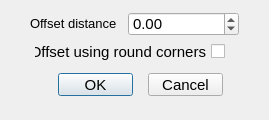
<?xml version="1.0" encoding="UTF-8"?>
<ui version="4.0">
 <class>Offsetd_Dialog</class>
 <widget class="QDialog" name="Offsetd_Dialog">
  <property name="geometry">
   <rect>
    <x>0</x>
    <y>0</y>
    <width>269</width>
    <height>120</height>
   </rect>
  </property>
  <property name="minimumSize">
   <size>
    <width>269</width>
    <height>120</height>
   </size>
  </property>
  <property name="maximumSize">
   <size>
    <width>269</width>
    <height>120</height>
   </size>
  </property>
  <property name="font">
   <font>
    <pointsize>10</pointsize>
   </font>
  </property>
  <property name="windowTitle">
   <string>Offset profile by given distance</string>
  </property>
  <widget class="QLabel" name="label_13">
   <property name="geometry">
    <rect>
     <x>30</x>
     <y>13</y>
     <width>141</width>
     <height>20</height>
    </rect>
   </property>
   <property name="font">
    <font>
     <pointsize>10</pointsize>
    </font>
   </property>
   <property name="text">
    <string>Offset distance</string>
   </property>
   <property name="alignment">
    <set>Qt::AlignLeading|Qt::AlignLeft|Qt::AlignVCenter</set>
   </property>
  </widget>
  <widget class="QCheckBox" name="_101">
   <property name="enabled">
    <bool>true</bool>
   </property>
   <property name="geometry">
    <rect>
     <x>34</x>
     <y>41</y>
     <width>191</width>
     <height>21</height>
    </rect>
   </property>
   <property name="font">
    <font>
     <family>Arial</family>
     <pointsize>11</pointsize>
    </font>
   </property>
   <property name="layoutDirection">
    <enum>Qt::RightToLeft</enum>
   </property>
   <property name="text">
    <string>Offset using round corners</string>
   </property>
   <property name="checkable">
    <bool>true</bool>
   </property>
   <property name="checked">
    <bool>false</bool>
   </property>
   <property name="tristate">
    <bool>false</bool>
   </property>
  </widget>
  <widget class="QPushButton" name="_2">
   <property name="geometry">
    <rect>
     <x>148</x>
     <y>73</y>
     <width>75</width>
     <height>23</height>
    </rect>
   </property>
   <property name="font">
    <font>
     <family>Arial</family>
     <pointsize>11</pointsize>
    </font>
   </property>
   <property name="text">
    <string>Cancel</string>
   </property>
   <property name="autoDefault">
    <bool>false</bool>
   </property>
  </widget>
  <widget class="QPushButton" name="_1">
   <property name="geometry">
    <rect>
     <x>58</x>
     <y>73</y>
     <width>75</width>
     <height>23</height>
    </rect>
   </property>
   <property name="font">
    <font>
     <family>Arial</family>
     <pointsize>11</pointsize>
    </font>
   </property>
   <property name="text">
    <string>OK</string>
   </property>
   <property name="default">
    <bool>true</bool>
   </property>
  </widget>
  <widget class="RCDoubleSpinBox" name="_100">
   <property name="geometry">
    <rect>
     <x>128</x>
     <y>12</y>
     <width>111</width>
     <height>24</height>
    </rect>
   </property>
   <property name="font">
    <font>
     <family>Arial</family>
     <pointsize>11</pointsize>
    </font>
   </property>
   <property name="minimum">
    <double>-100000000.000000000000000</double>
   </property>
   <property name="maximum">
    <double>100000000.000000000000000</double>
   </property>
  </widget>
 </widget>
 <customwidgets>
  <customwidget>
   <class>RCDoubleSpinBox</class>
   <extends>QDoubleSpinBox</extends>
   <header>../RealCADQt/source/rcdoublespinbox.h</header>
  </customwidget>
 </customwidgets>
 <tabstops>
  <tabstop>_100</tabstop>
  <tabstop>_101</tabstop>
  <tabstop>_1</tabstop>
  <tabstop>_2</tabstop>
 </tabstops>
 <resources/>
 <connections/>
</ui>
